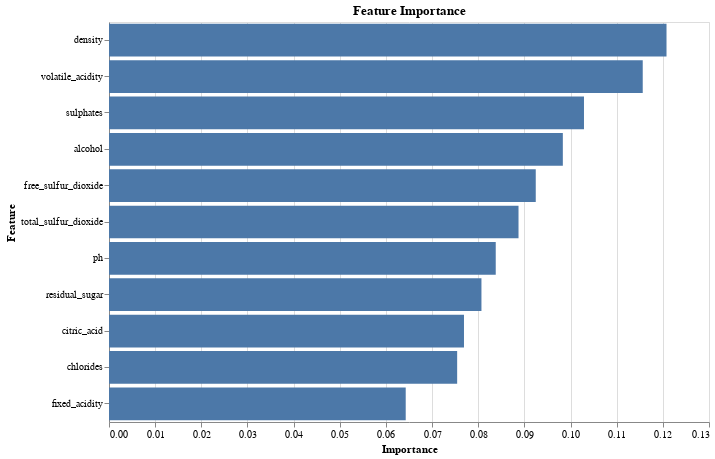

Notebook cell for this chart:
### Code cell
# Feature importance
feature_importances = pd.DataFrame({
    'Feature': X_train.columns,
    'Importance': best_tree_model.feature_importances_
}).sort_values(by='Importance', ascending=False)

# Plot feature importance using Altair
importance_chart = alt.Chart(feature_importances).mark_bar().encode(
    x=alt.X('Importance:Q', title='Importance'),
    y=alt.Y('Feature:N', sort='-x', title='Feature'),
    tooltip=['Feature', 'Importance']
).properties(
    title='Feature Importance',
    width=600,
    height=400
)

importance_chart.display()

### Figure 1 — Vega specification as saved in the notebook (floating-point values rounded to 4 significant figures)
{"$schema": "https://vega.github.io/schema/vega/v5.json", "data": [{"name": "source_0"}, {"name": "data_0", "values": [{"Feature": "density", "Importance": 0.1208, "Importance_end": 0.1208, "Importance_start": 0.0}, {"Feature": "volatile_acidity", "Importance": 0.1156, "Importance_end": 0.1156, "Importance_start": 0.0}, {"Feature": "sulphates", "Importance": 0.1029, "Importance_end": 0.1029, "Importance_start": 0.0}, {"Feature": "alcohol", "Importance": 0.09833, "Importance_end": 0.09833, "Importance_start": 0.0}, {"Feature": "free_sulfur_dioxide", "Importance": 0.09246, "Importance_end": 0.09246, "Importance_start": 0.0}, {"Feature": "total_sulfur_dioxide", "Importance": 0.08873, "Importance_end": 0.08873, "Importance_start": 0.0}, {"Feature": "ph", "Importance": 0.08379, "Importance_end": 0.08379, "Importance_start": 0.0}, {"Feature": "residual_sugar", "Importance": 0.0807, "Importance_end": 0.0807, "Importance_start": 0.0}, {"Feature": "citric_acid", "Importance": 0.07691, "Importance_end": 0.07691, "Importance_start": 0.0}, {"Feature": "chlorides", "Importance": 0.07543, "Importance_end": 0.07543, "Importance_start": 0.0}, {"Feature": "fixed_acidity", "Importance": 0.06429, "Importance_end": 0.06429, "Importance_start": 0.0}]}, {"name": "source_0_y_domain_Feature", "values": [{"Feature": "density", "sort_field": 0.1208}, {"Feature": "volatile_acidity", "sort_field": 0.1156}, {"Feature": "sulphates", "sort_field": 0.1029}, {"Feature": "alcohol", "sort_field": 0.09833}, {"Feature": "free_sulfur_dioxide", "sort_field": 0.09246}, {"Feature": "total_sulfur_dioxide", "sort_field": 0.08873}, {"Feature": "ph", "sort_field": 0.08379}, {"Feature": "residual_sugar", "sort_field": 0.0807}, {"Feature": "citric_acid", "sort_field": 0.07691}, {"Feature": "chlorides", "sort_field": 0.07543}, {"Feature": "fixed_acidity", "sort_field": 0.06429}]}], "marks": [{"type": "rect", "name": "marks", "from": {"data": "data_0"}, "encode": {"update": {"height": {"signal": "max(0.25, bandwidth('y'))"}, "fill": {"value": "#4c78a8"}, "x": {"field": "Importance_end", "scale": "x"}, "x2": {"field": "Importance_start", "scale": "x"}, "y": {"field": "Feature", "scale": "y"}, "tooltip": {"signal": "{\"Feature\": isValid(datum[\"Feature\"]) ? datum[\"Feature\"] : \"\"+datum[\"Feature\"], \"Importance\": format(datum[\"Importance\"], \"\")}"}}}, "style": ["bar"]}], "scales": [{"name": "x", "type": "linear", "domain": {"data": "data_0", "fields": ["Importance_start", "Importance_end"]}, "range": [0, {"signal": "width"}], "zero": true, "nice": true}, {"name": "y", "type": "band", "domain": {"data": "source_0_y_domain_Feature", "field": "Feature", "sort": {"op": "max", "field": "sort_field", "order": "descending"}}, "range": [0, {"signal": "height"}], "paddingInner": 0.1, "paddingOuter": 0.05}], "axes": [{"scale": "x", "aria": false, "ticks": false, "minExtent": 0, "zindex": 0, "grid": true, "tickCount": {"signal": "ceil(width/40)"}, "orient": "bottom", "labels": false, "domain": false, "gridScale": "y", "maxExtent": 0}, {"scale": "x", "labelFlush": true, "zindex": 0, "labelOverlap": true, "title": "Importance", "orient": "bottom", "grid": false, "tickCount": {"signal": "ceil(width/40)"}}, {"scale": "y", "grid": false, "title": "Feature", "zindex": 0, "orient": "left"}], "title": {"text": "Feature Importance", "frame": "group"}, "height": 400, "width": 600, "style": "cell", "padding": 5, "background": "white"}
